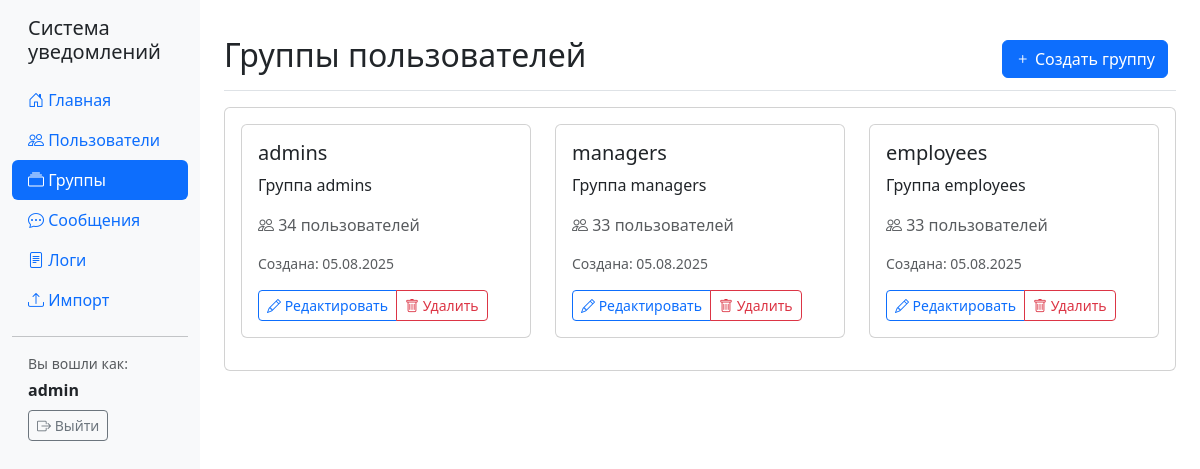
Screenshot of /groups/ (signed in) with the database file from the repository.
### notifications/models.py (models this page shows, shortened)
class UserGroup(models.Model):
    name = models.CharField(max_length=100, unique=True)
    description = models.TextField(blank=True)
    created_at = models.DateTimeField(auto_now_add=True)
    class Meta:
        verbose_name = "Группа пользователей"
        verbose_name_plural = "Группы пользователей"

### notifications/views.py (the view)
# urls.py: path('groups/', views.group_list, name='group_list'),
@login_required
def group_list(request):
    groups = UserGroup.objects.all()
    for group in groups:
        group.user_count = group.users.filter(is_active=True).count()
    return render(request, 'notifications/group_list.html', {'groups': groups})

### templates/notifications/group_list.html (shortened to what this page needs)
{% extends 'base.html' %}
{% block content %}
<div class="d-flex justify-content-between flex-wrap flex-md-nowrap align-items-center pt-3 pb-2 mb-3 border-bottom">
    <h1 class="h2">Группы пользователей</h1>
    <div class="btn-toolbar mb-2 mb-md-0">
        <div class="btn-group me-2">
            <a href="{% url 'group_create' %}" class="btn btn-primary">
                <i class="bi bi-plus"></i> Создать группу
            </a>
        </div>
    </div>
</div>
<div class="card">
    <div class="card-body">
        {% if groups %}
            <div class="row">
                {% for group in groups %}
                    <div class="col-md-6 col-lg-4 mb-3">
                        <div class="card">
                            <div class="card-body">
                                <h5 class="card-title">{{ group.name }}</h5>
                                <p class="card-text">{{ group.description|default:"Описание отсутствует" }}</p>
                                <p class="text-muted">
                                    <i class="bi bi-people"></i> {{ group.user_count }} пользователей
                                </p>
                                <p class="small text-muted">
                                    Создана: {{ group.created_at|date:"d.m.Y" }}
                                </p>
                                <div class="btn-group btn-group-sm">
                                    <a href="{% url 'group_edit' group.id %}" class="btn btn-outline-primary">
                                        <i class="bi bi-pencil"></i> Редактировать
                                    </a>
                                    <a href="{% url 'group_delete' group.id %}" class="btn btn-outline-danger">
                                        <i class="bi bi-trash"></i> Удалить
                                    </a>
                                </div>
                            </div>
                        </div>
                    </div>
                {% endfor %}
            </div>
        {% else %}
            <div class="text-center py-4">
                <p class="text-muted">Групп пока нет</p>
                <a href="{% url 'group_create' %}" class="btn btn-primary">Создать первую группу</a>
            </div>
        {% endif %}
    </div>
</div>
{% endblock %}

### templates/base.html (shortened to what this page needs)
<!DOCTYPE html>
<html lang="ru">
<head>
    <link href="https://cdn.jsdelivr.net/npm/bootstrap@5.3.0/dist/css/bootstrap.min.css" rel="stylesheet">
    <link href="https://cdn.jsdelivr.net/npm/bootstrap-icons@1.10.0/font/bootstrap-icons.css" rel="stylesheet">
</head>
<body>
    <div class="container-fluid">
        <div class="row">
            <nav class="col-md-3 col-lg-2 d-md-block sidebar">
                <div class="position-sticky pt-3">
                    <h5 class="px-3 mb-3">Система уведомлений</h5>
                    <ul class="nav nav-pills flex-column mb-auto">
                        <li class="nav-item">
                            <a href="{% url 'dashboard' %}" class="nav-link {% if request.resolver_match.url_name == 'dashboard' %}active{% endif %}">
                                <i class="bi bi-house-door"></i> Главная
                            </a>
                        </li>
                        <li class="nav-item">
                            <a href="{% url 'user_list' %}" class="nav-link {% if 'user' in request.resolver_match.url_name %}active{% endif %}">
                                <i class="bi bi-people"></i> Пользователи
                            </a>
                        </li>
                        <li class="nav-item">
                            <a href="{% url 'group_list' %}" class="nav-link {% if 'group' in request.resolver_match.url_name %}active{% endif %}">
                                <i class="bi bi-collection"></i> Группы
                            </a>
                        </li>
                        <li class="nav-item">
                            <a href="{% url 'message_list' %}" class="nav-link {% if 'message' in request.resolver_match.url_name %}active{% endif %}">
                                <i class="bi bi-chat-dots"></i> Сообщения
                            </a>
                        </li>
                        <li class="nav-item">
                            <a href="{% url 'logs' %}" class="nav-link {% if request.resolver_match.url_name == 'logs' %}active{% endif %}">
                                <i class="bi bi-file-text"></i> Логи
                            </a>
                        </li>
                        <li class="nav-item">
                            <a href="{% url 'import_users' %}" class="nav-link {% if request.resolver_match.url_name == 'import_users' %}active{% endif %}">
                                <i class="bi bi-upload"></i> Импорт
                            </a>
                        </li>
                    </ul>
                    <hr>
                    <div class="px-3">
                        {% if user.is_authenticated %}
                            <p class="small text-muted mb-1">Вы вошли как:</p>
                            <p class="fw-bold mb-2">{{ user.username }}</p>
                            <a href="/logout/" class="btn btn-outline-secondary btn-sm">
                                <i class="bi bi-box-arrow-right"></i> Выйти
                            </a>
                        {% else %}
                            <a href="/admin/login/" class="btn btn-primary btn-sm">
                                <i class="bi bi-box-arrow-in-right"></i> Войти
                            </a>
                        {% endif %}
                    </div>
                </div>
            </nav>
            <main class="col-md-9 ms-sm-auto col-lg-10 px-md-4 main-content">
                {% block content %}
                {% endblock %}
            </main>
        </div>
    </div>
</body>
</html>

### templates/base.html (style rules this page uses)
body { background-color: #fff !important; }
.sidebar { background-color: #f8f9fa; min-height: 100vh; }
.nav-link.active { background-color: #0d6efd !important; color: white !important; }
.main-content { padding: 20px; background-color: #fff; }

### rows the page displays
UserGroup: name "admins", description "Группа admins", user_count "34", created_at "05.08.2025"
UserGroup: name "managers", description "Группа managers", user_count "33", created_at "05.08.2025"
UserGroup: name "employees", description "Группа employees", user_count "33", created_at "05.08.2025"

### other values shown
{{ user.username }} "admin"
